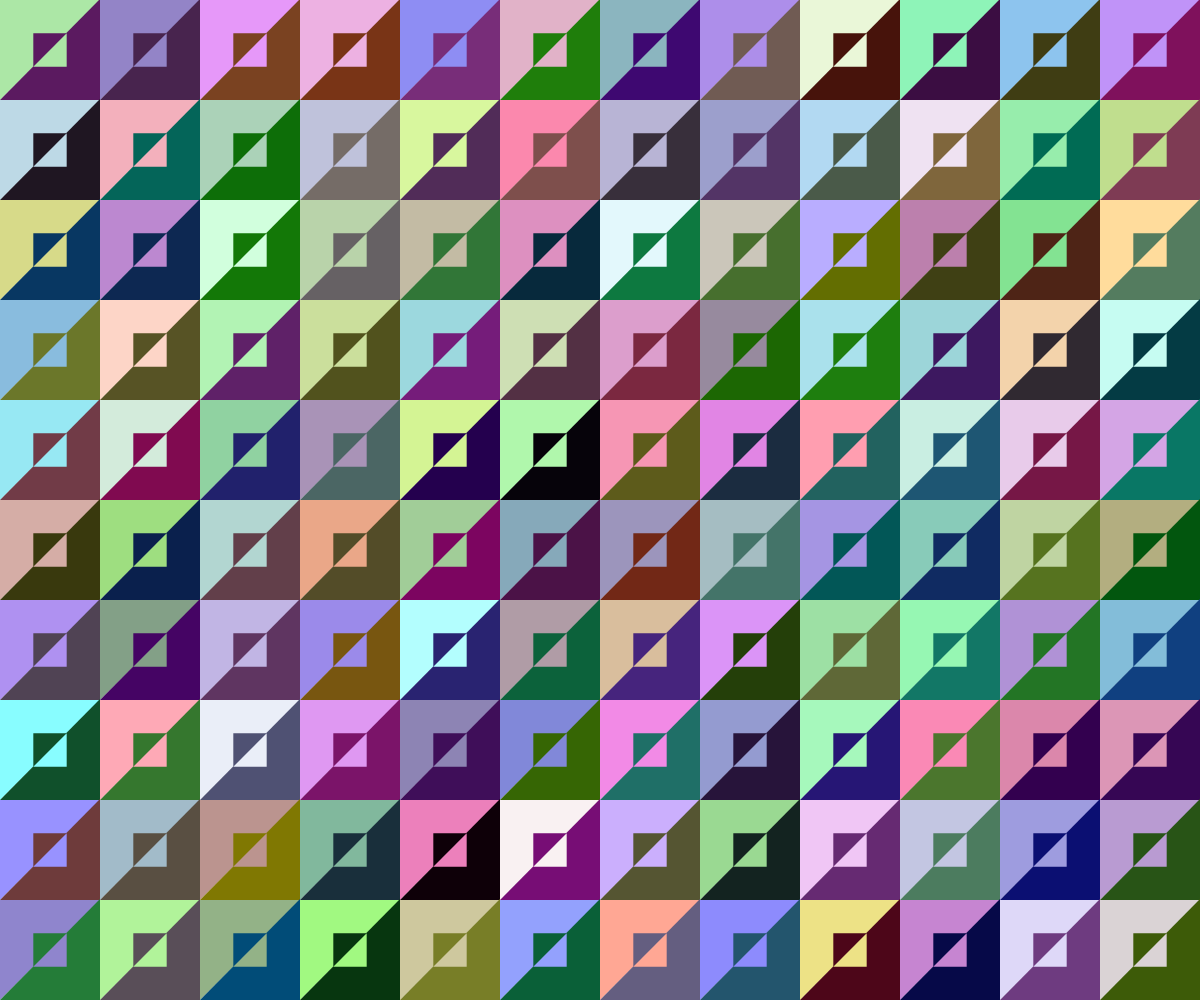
Frame 1 (no input)
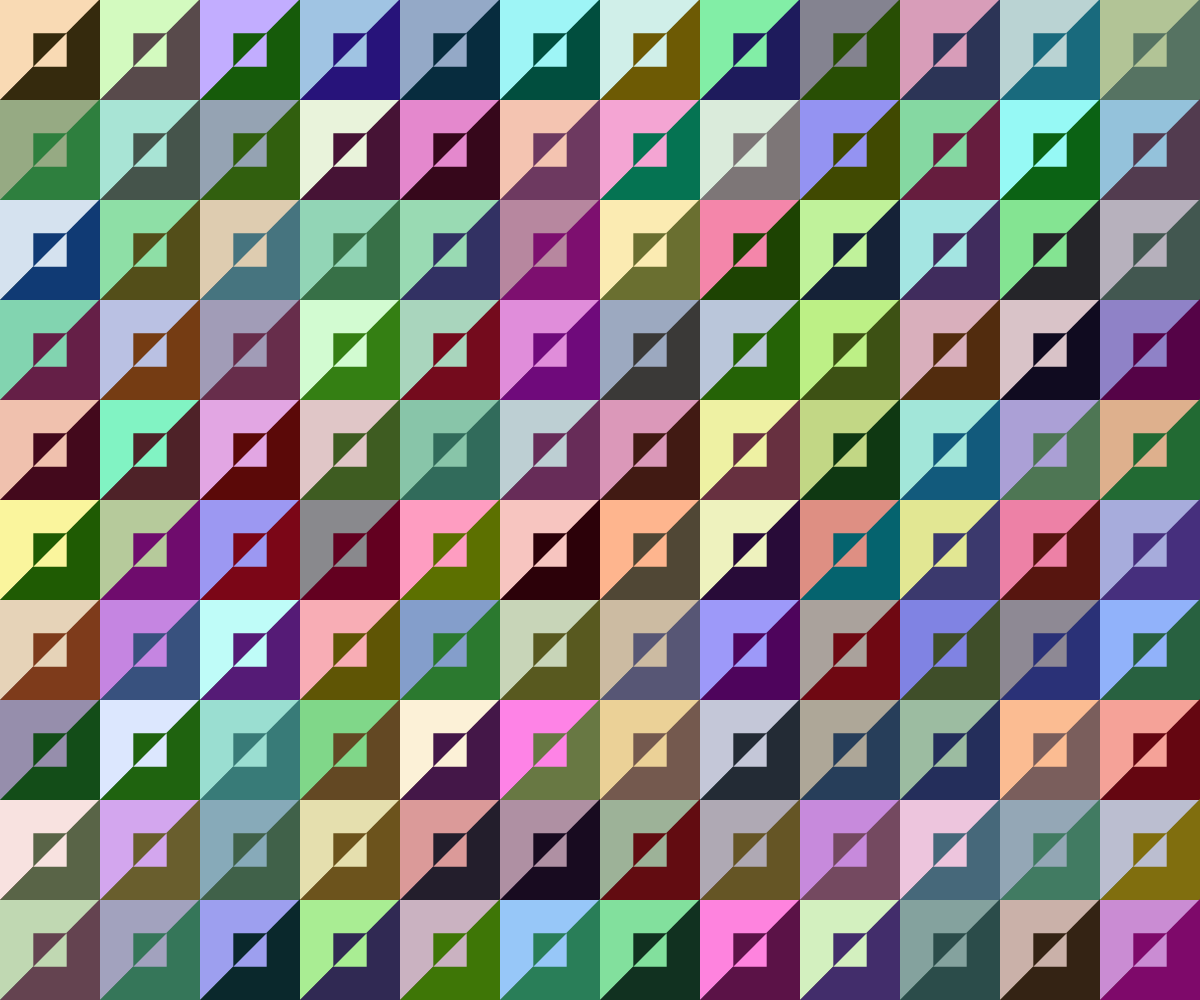
Frame 60 (no input)
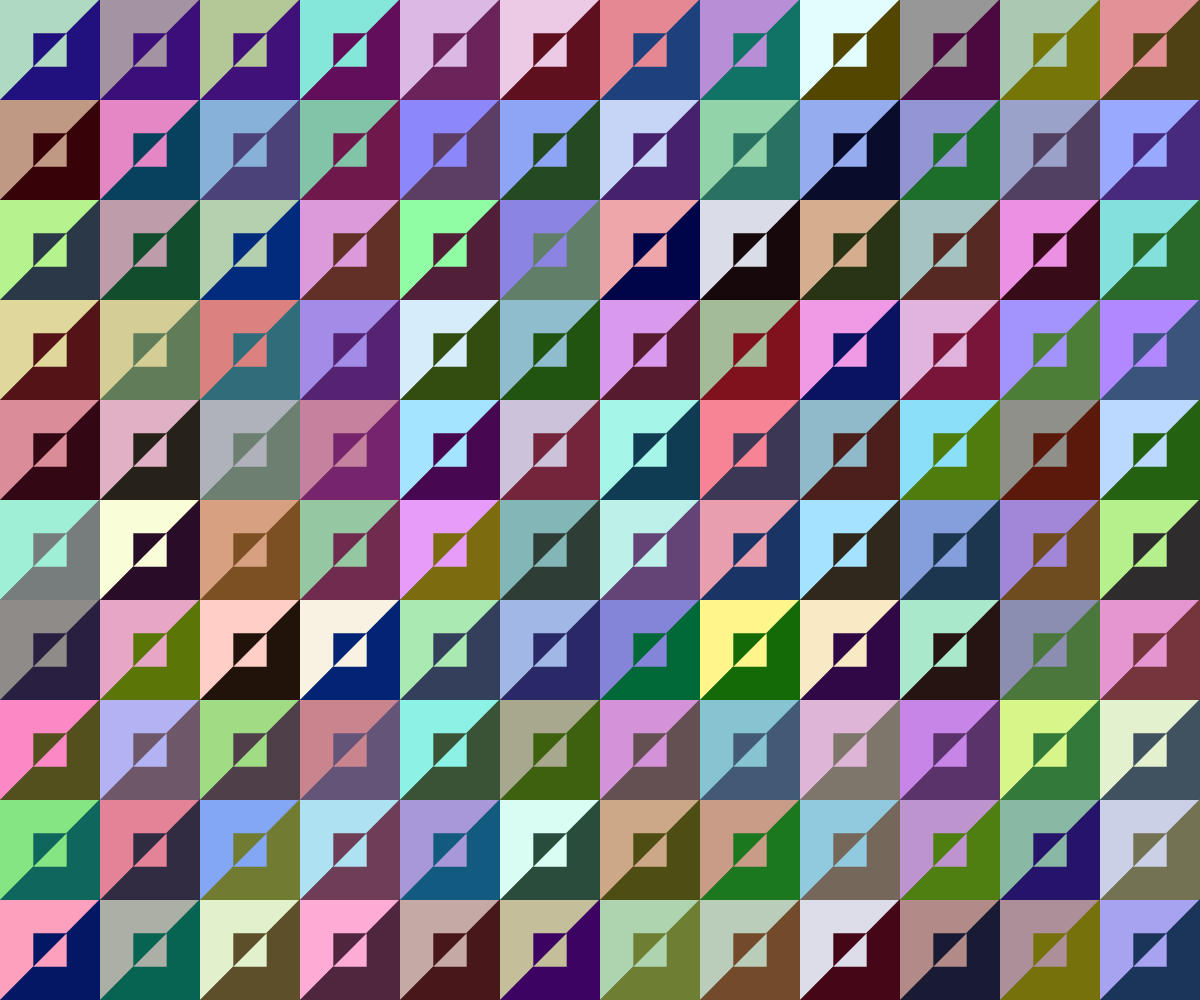
Frame 120 (the mouse pressed at the canvas centre since frame 60)

The p5.js sketch that drew these frames (run headless with seeded random() and noise() and a simulated clock; from frame 60 on, the mouse is pressed at the canvas centre):

// p5.js sketch
// ── sketch.js
function setup() {
  createCanvas(windowWidth, windowHeight); 
  background(255);
  noStroke();
  drawSquares();
}

function draw() {
  // const redrawRate = round(mouseX / width * 60);
  // console.log(redrawRate);
  if (frameCount % 12 == 0) {
    drawSquares();
  }
}

function drawSquares() {
  const size = width / 12;
  for (let x = 0; x < width; x += size) {
    for (let y = 0; y < height; y += size) {
      drawSquare(size, x, y);
    }
  }
}

function drawSquare(size, x, y) {
  const darkColor = randomDarkColor();
  const lightColor = randomLightColor();
  push();
  translate(x, y);
  drawLargeSquare(size, lightColor, darkColor);
  drawSmallSquare(size, lightColor, darkColor);
  pop();
}

function drawLargeSquare(size, lightColor, darkColor) {
  fill(lightColor);
  triangle(0, 0, size, 0, 0, size);
  translate(size, size);
  fill(darkColor);
  triangle(0, 0, -size, 0, 0, -size-1);
  translate(-size, -size);
}

function drawSmallSquare(size, lightColor, darkColor) {
  size /= 3;
  translate(size, size);
  fill(darkColor);
  triangle(0, 0, size, 0, 0, size);
  translate(size, size);
  fill(lightColor);
  triangle(0, 0, -size, 0, 0, -size);
}

function randomDarkGrey() {
  // return random([0, 255])
  return round(random(128));
}

function randomLightGrey() {
  return randomDarkGrey() + 128;
}

function randomDarkColor() {
  return color(randomDarkGrey(), randomDarkGrey(), randomDarkGrey());
}

function randomLightColor() {
  return color(randomLightGrey(), randomLightGrey(), randomLightGrey());
}
